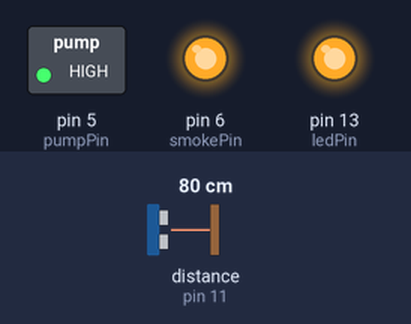
A sketch run on a simulated Arduino Uno, built with avr-gcc and run on an emulated ATmega328P. Parts: switched loads named in the sketch (green lamp = pin HIGH), output pins drawn as LEDs (lit = HIGH). Wiring (inferred from the names in the program): ultrasonic range finder: trigger pin 12; echo pin 11. The inputs (shaded band) are chosen by the test bench; at power-on: distance to the obstacle (sensor on pin 11) 80 cm. The echo pulse lasts 58.3 µs per cm; pins used as bus, display or sensor lines are not drawn; what the sketch prints to the serial monitor is not drawn.

Above: at 0.2 s.
Timing chart, 0 to 1.7 s (numbered marks = the images above):
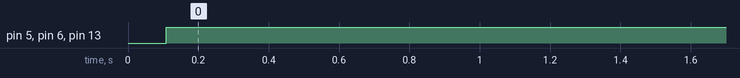

Measured:
- by itself, pin 5 (pumpPin), pin 6 (smokePin), pin 13 (ledPin): LOW → HIGH at 0.11 s

The sketch:

audience-detection-and-pump-and-vapour-control.ino
```cpp
/********************************

  Vapour Meat (2018)
  'A helmet to inhale meat clouds.'
  Artwork created by Devon Ward and Oron Catts.
  First exhibited at Science Gallery Dublin (2018).
  Arduino sketch by Devon Ward

  Code to controll ultrasonic sensor and ultrasonic vapouriser.
  When sensor detects the presence of someone in front of the
  installation, this Arduino will turn on a peristaltic pump and
  a ultrasonic vapouriser for 10 seconds.
  Code by Devon Ward. This sketch includes previous sketches
  for ultrasonic sensor.


  Code used:
  Arduino's Project Hub: Ultrasonic sensors:
  https://create.arduino.cc/projecthub/MisterBotBreak/how-to-use-an-ultrasonic-sensor-181cee

 */


#define TRIGGER_PIN   12
#define ECHO_PIN      11

int smokePin = 6;         // pin to control vapouriser
int pumpPin = 5;          // pin to control peristaltic pump
int ledPin = 13;          // pin to control led
long duration;            // variable to store time to receive ultrasound
int distance;             // variable to store distance of object
int triggerDistance = 80; // distance threshold to turn system on
int delayTime = 10000;    //


unsigned long previousMillis = 0;
const long interval = 100;

void setup() {
  pinMode(smokePin, OUTPUT);
   pinMode(pumpPin, OUTPUT);
  pinMode(TRIGGER_PIN, OUTPUT);
  pinMode(ECHO_PIN, INPUT);
  pinMode(ledPin, OUTPUT);
  Serial.begin(9600);
}

void loop() {
  unsigned long currentMillis = millis();
  // Clears the TRIGGER_PIN
  digitalWrite(TRIGGER_PIN, LOW);
  delayMicroseconds(2);

  //Sets the TRIGGER_PIN on HIGH state for 10 micro seconds
  digitalWrite( TRIGGER_PIN, HIGH);
  delayMicroseconds(10);
  digitalWrite( TRIGGER_PIN, LOW);

  // Reads the ECHO_PIN, returns the sound wave travel time in microseconds
  duration = pulseIn(ECHO_PIN, HIGH);

  // Calculates cm based on duration of ultrasound from trigger to receiver
  distance = duration*0.034/2;

  if (currentMillis - previousMillis >= interval) {
    previousMillis = currentMillis;
    Serial.print("distance: ");
    Serial.print(distance);
    Serial.print("cm......");

    if (distance <= triggerDistance) {
      Serial.println(" ");
      Serial.print("Vapourise!!!");
      Serial.println(" ");
      analogWrite(smokePin, 255);
      analogWrite(pumpPin, 255);
      digitalWrite(ledPin, HIGH);
      delay(delayTime);
    } else {
      Serial.println("NO MEAT...");
      analogWrite(smokePin, 0);
      analogWrite(pumpPin, 255);
      digitalWrite(ledPin, LOW);
    }

  }
  // prints the distance in the Serial Monitor


}
```
